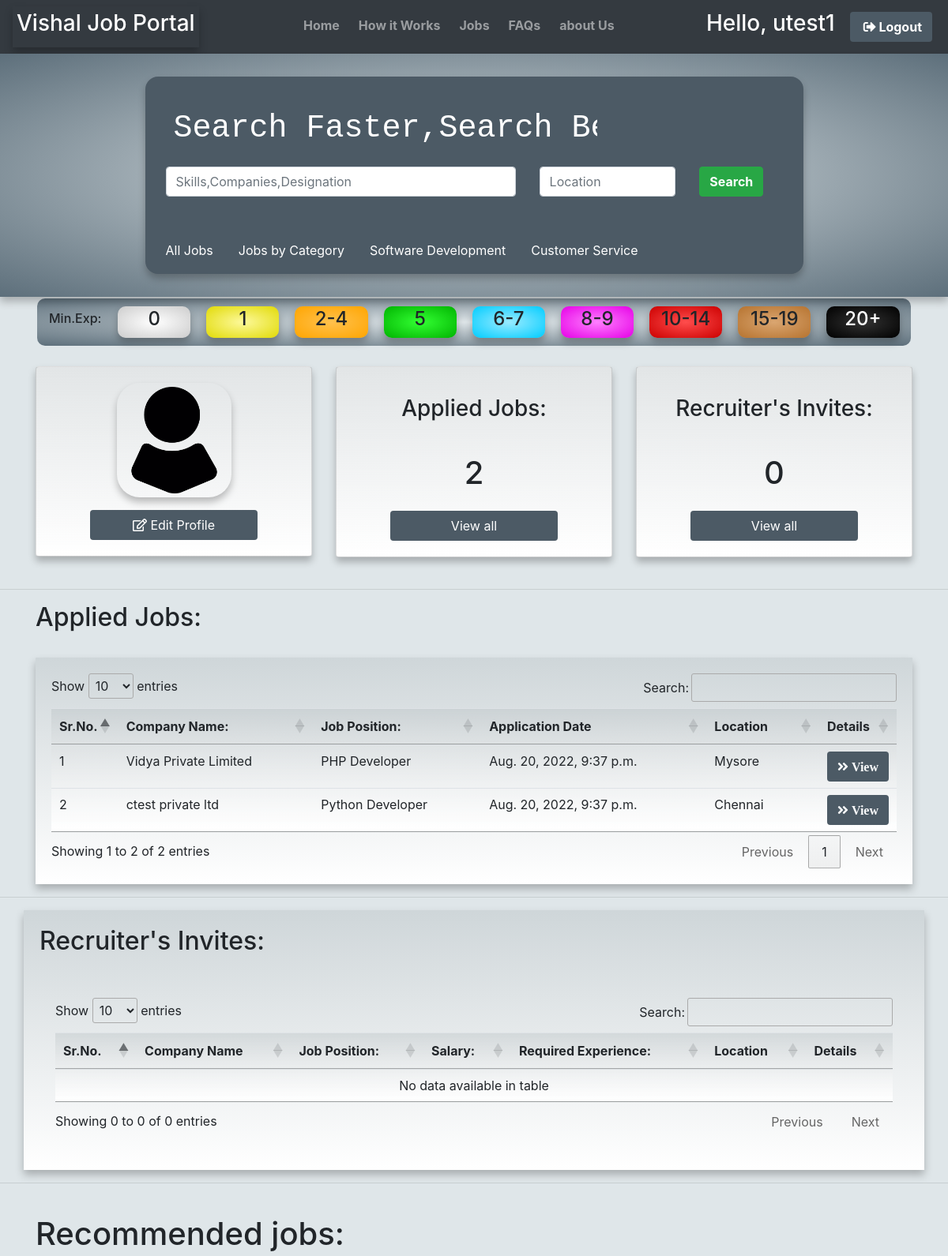
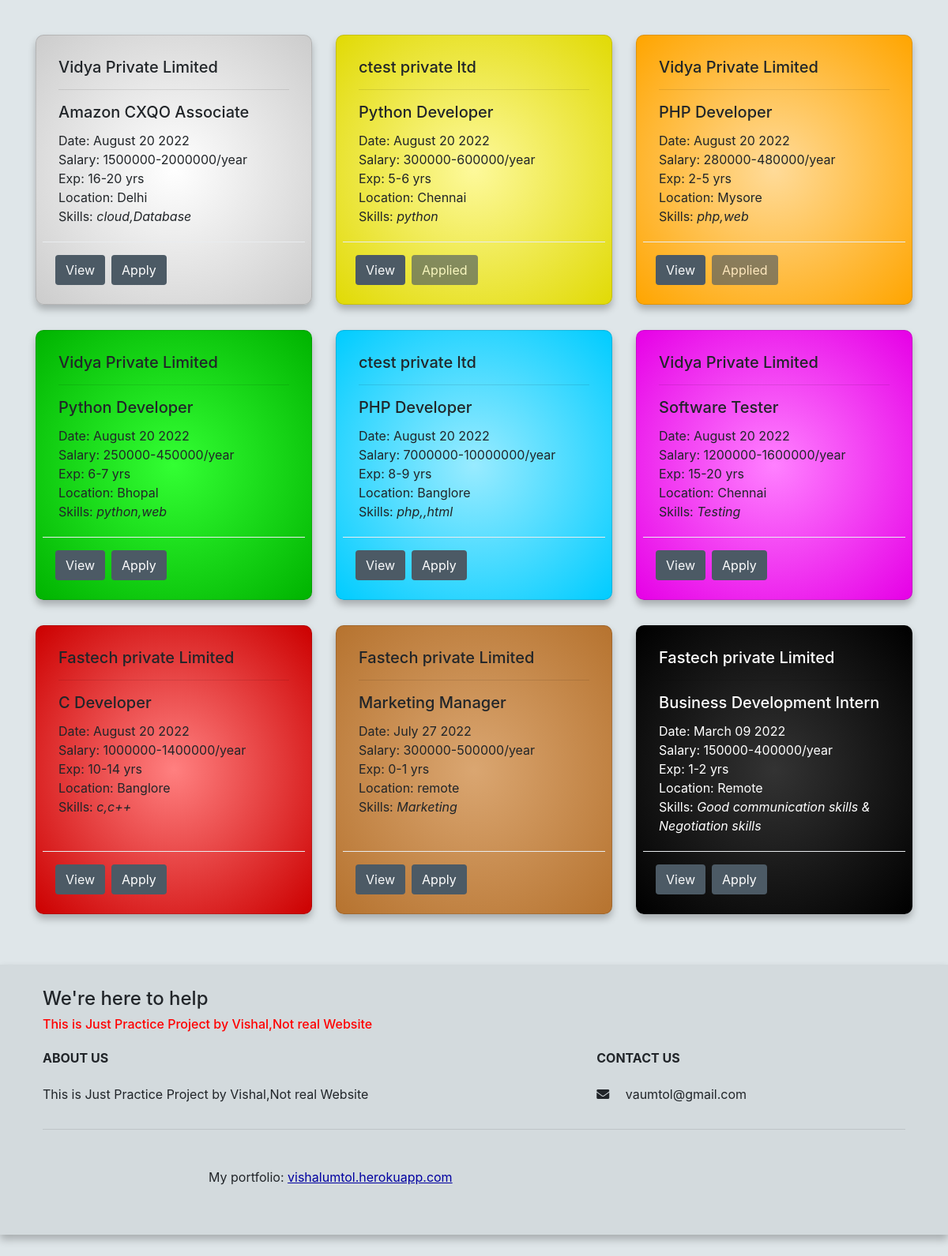
Page /candidate/ (signed in) on the committed database (2 pictures, top to bottom).
### JobPortal/models.py (models this page shows, shortened)
class Candidates(models.Model):
    category=(
        ('Male','male'),
        ('Female','female'),
        ('Other','other'),
    )
    user=models.OneToOneField(User,null=True,on_delete=models.CASCADE)
    applicant_name=models.CharField(max_length=200,null=True)
    education=models.CharField(max_length=200,null=True, blank=True)
    address= models.CharField(max_length=300,null=True, blank=True)
    skills=models.CharField(max_length=300,null=True)
    applicant_dob=models.DateField(null=True, blank=True)
    gender= models.CharField(max_length=200,null=True,choices=category, blank=True)
    contact_no= models.CharField(max_length=200,null=True, blank=True)
    email= models.CharField(max_length=200,null=True, blank=True)
    year_experience=models.IntegerField(null=True, blank=True)
    month_experience=models.IntegerField(null=True, blank=True)
    previous_work=models.TextField(max_length=3000,null=True, blank=True)
    intro=models.FileField(null=True, blank=True)
    aadhar_card=models.FileField(default="profile1.png", null=True, blank=True)
    pancard=models.FileField(default="profile1.png", null=True, blank=True)
    date_created = models.DateTimeField(auto_now_add=True, null=True)
    profile_pic = models.ImageField(default="profile1.png", null=True, blank=True)
    disability_certificate=models.FileField(default="profile1.png", null=True, blank=True)
    certifications=models.FileField(default="profile1.png", null=True, blank=True)

class Jobcreate(models.Model):
    id = models.UUIDField(primary_key=True, default=uuid.uuid4, editable=False)
    company_name= models.ForeignKey(Company, null=True, on_delete= models.SET_NULL)
    job_position=models.CharField(max_length=200,null=True)
    skills=models.CharField(max_length=300,null=True)
    disability=models.CharField(max_length=100,null=True)
    job_description=models.TextField(max_length=3000,null=True)
    min_salary=models.IntegerField(null=True)
    max_salary=models.IntegerField(null=True)
    min_experience=models.IntegerField(null=True)
    max_experience=models.IntegerField(null=True)
    Location=models.CharField(max_length=2000,null=True)
    date = models.DateTimeField(default=datetime.today(), blank=True)
    job_category = models.CharField(max_length=200, choices=CATEGORY, default='Others')

class Company(models.Model):
    id = models.UUIDField(primary_key=True, default=uuid.uuid4, editable=False)
    user=models.OneToOneField(User,null=True,on_delete=models.CASCADE)
    company_name=models.CharField(max_length=200,null=True,unique=True)
    company_logo = models.ImageField(default="profile2.png", null=True, blank=True)
    def __str__(self):
        return self.company_name

### JobPortal/decorators.py (the view)
		def wrapper_func(request, *args, **kwargs):
			group = None
			if request.user.groups.exists():
				group = request.user.groups.all()[0].name
			if group in allowed_roles:
				return view_func(request, *args, **kwargs)
			else:
				return redirect('main')

### JobPortal/forms.py
class CandidateForm(StylishForm):
	class Meta:
		model = Candidates
		fields = '__all__'
		exclude = ['user']

### JobPortal/views.py (called while the page is built)
def searchMatch2(lquery,squery, item):
    if (item.skills or item.job_position)is not None:
        if (squery.upper() in squery.upper() in item.job_position.upper() or item.skills) and lquery.upper() in item.Location.upper():
            return True
        else:
            return False

### JobPortal/templates/candidate.html (shortened to what this page needs)
{% extends 'basic.html' %}
{% block body %}
{% load static %}
{% include 'com_searchbox.html' %}
<br>
<div class="container ">
    <div class="row justify-content-center ">
        <div class="col-md-4 col-sm-12">
            <div class="card card-body pro">
              <p align='center'><img class=" pro2 imgb  " src="{{request.user.candidates.profile_pic.url}}" alt="profile_pic" style="width:145px ;height=145px; border-radius= 50%"  ></p>
              <a class="btn bord mx-5"  href="{% url 'caccount' %}"><i class="far fa-edit"></i> Edit Profile</a>
            </div>
          </div>
        <div class="col-md-4">
            <div class="card card-body pro">
              <p><h3 style="text-align: center">Applied Jobs:</h3></p>
              <p><h1 style="text-align: center">{{tot_li}} </h1></p>
              <a class="btn bord mx-5" href="#jd2"> View all</a>
            </div>
        </div>
        <div class="col-md-4 ">
            <div class="card card-body pro">
              <p><h3 style="text-align: center">Recruiter's Invites:</h3></p>
              <p><h1 style="text-align: center">{{ totaply }}</h1></p>
              <a class="btn bord mx-5"   href="#jd3"> View all</a>
            </div>
        </div>
    </div>
</div>
<br> <hr>
<div class="container ">
    <h2 >Applied Jobs:</h2><br>
    <div class="card-body pro">
        <div class="table-responsive-sm">
            <table class="table table-hover"id="ctbaj" >
                <thead>
                    <tr>
                        <th>Sr.No.</th>
                        <th>Company Name:</th>
                        <th>Job Position:</th>
                        <th>Application Date</th>
                        <th>Location</th>
                        <th>Details</th>
                    </tr>
                </thead>
                <tbody>
                    {% for u in applied %}
                    <tr>
                        <td width="1%">{{ forloop.counter }}</td>
                        <td>{{u.company_name}}</td>
                        <td >{{u.job_position}}</td>
                        <td>{{u.date}}</td>
                        <td>{{u.Location}}</td>
                        <td width="7%"><a class="btn bord text-light" data-toggle="modal" data-target="#qv{{u.id}}">
                            <i class="fas fa-angle-double-right"> View</i></a>
                        </td>
                        </tr>
                        {% endfor %}
                    </tbody>
                </table>
            </div>
            </div>
        </div>
<hr>
<div class="container pro ">
    <h2 >Recruiter's Invites:</h2><br>
    <div class="card-body tblcss">
        <div class="table-responsive-sm">
            <table class="table table-hover " id="ctbri" >
                <thead>
                    <tr>
                        <th>Sr.No.</th>
                        <th>Company Name</th>
                        <th>Job Position:</th>
                        <th>Salary:</th>
                        <th>Required Experience:</th>
                        <th>Location</th>
                        <th>Details</th>
                    </tr>
                </thead>
                <tbody>
                        </tbody>
                    </table>
                </div>
    </div>
  </div>
<hr>
<div class="container"><br>
<h1>Recommended jobs: <h1>
</div> <br>
{% include 'com_cards.html' %}
{% include 'footer.html' %}
{% endblock %}

### JobPortal/templates/basic.html (shortened to what this page needs)
<!doctype html>
<html lang="en">
{% load static %}
<head>
 <link rel="stylesheet" href="https://cdn.jsdelivr.net/npm/bootstrap-icons@1.8.0/font/bootstrap-icons.css">
  <link rel="stylesheet" href="https://stackpath.bootstrapcdn.com/bootstrap/4.2.1/css/bootstrap.min.css"
>
  <link rel="stylesheet" href="https://stackpath.bootstrapcdn.com/bootstrap/4.1.3/css/bootstrap.min.css">
  <link rel="stylesheet" href="https://use.fontawesome.com/releases/v5.6.1/css/all.css">
</head>
<body>
  <nav class="navbar navbar-expand-lg navbar-dark bg-dark">
    <a class="navbar-brand pro2 " href="{% url 'main' %}">
      {% comment %} <img src="{% static 'vis.jpg' %}" alt="vishal" width="150" border-radius= "10px" > {% endcomment %}<h3 >Vishal Job Portal</h3>
    </a>
    <div class="collapse navbar-collapse" id="navbarSupportedContent">
      <ul class="navbar-nav mx-auto">
        <li class="nav-item  mb-1">
          <a class="nav-link " aria-current="page" href="/"
            ><b>Home</b></a
          >
        </li>
        <li class="nav-item  ml-2 mb-1 ">
          <a class="nav-link " href="{% url 'hworks' %}"><b>How it Works</b></a>
        </li>
        <li class="nav-item  ml-2 mb-1">
          <a class="nav-link " href="{% url 'alljobs' %}"><b>Jobs</b></a>
        </li>
        <li class="nav-item  ml-2 mb-1">
          <a class="nav-link " href="{% url 'faq' %}"><b>FAQs</b></a>
        </li>
        <li class="nav-item  ml-2 mb-1">
          <a class="nav-link " href="{% url 'faq' %}"><b>about Us</b></a>
        </li>
      </ul>
      {% if request.user.is_authenticated %}
      <span class="user" style="color: white"><h3>Hello, {{request.user}} &nbsp;</h3></span>
      <span><a class="user btn bord mx-1" href="{% url 'logout' %}"><i class="fas fa-sign-out-alt mx-1"></i><b>Logout</b></a></span>
      {% else %}
      <span><a class="btn btn-outline-light mx-1" role="button" href="{% url 'clogin' %}"><b>Sign In</b></a></span>
      <span><a class="btn btn-outline-warning mx-1" role="button" href="{% url 'register' %}"><b>Create Account</b></a></span>
      {% endif %}
    </div>
  </nav>
  {% block body %} {% endblock %}
    <link rel="stylesheet" href="https://cdn.datatables.net/1.11.3/css/jquery.dataTables.min.css">
    <link rel="stylesheet" href="https://cdn.datatables.net/buttons/2.1.0/css/buttons.dataTables.min.css">
  </body>
</html>

### JobPortal/templates/com_searchbox.html
<div class="container-fluid" id="uppersearch">
  <br />
  <div id="searchbox">
    <form
      method="get"
      action="{% url 'search' %}"
      onc
      class="form my-lg-3 my-3 mx-3"
    >
      <div class="typing-demo">Search Faster,Search Better !!!</div>
      <div class="row align-items-center">
        <div class="col-7">
          <input
            class="form-control mr-sm-2 my-2"
            type="search"
            placeholder="Skills,Companies,Designation"
            aria-label="Search"
            name="search1"
            id="search1"
            align="center"
          />
        </div>
        <div class="col-3">
          <input
            class="form-control mr-sm-2 my-2"
            type="search"
            placeholder="Location"
            aria-label="Search"
            name="search2"
            id="search2"
            align="center"
          />
        </div>
        <div class="col-2">
          <button class="btn btn-success mr-sm-2 my-2" type="submit">
            <b>Search </b>
          </button>
        </div>
      </div>
    </form>
    <br />
    <ul class="nav">
      <li class="nav-item">
        <a
          class="nav-link active"
          style="color: white"
          aria-current="page"
          href="{% url 'alljobs' %}"
          >All Jobs</a
        >
      </li>
      <li class="nav-item">
        <a class="nav-link" href="{% url 'allcategory' %}" style="color: white">Jobs by Category</a>
      </li>
      <li class="nav-item" style="color: white">
        <a class="nav-link" href="{% url 'jobcategory' 'Web, Mobile, and Software Development'%}" style="color: white">Software Development</a>
      </li>
      <li class="nav-item" style="color: white">
        <a class="nav-link" href="{% url 'jobcategory' 'Customer Service' %}" style="color: white">Customer Service</a>
      </li>
    </ul>
  </div>
  <br />
</div>
<div class="container" >
  <div class="row align-items-center rbx">
    <div class="col-1">
      <h6>Min.Exp: </h6>
    </div>
    <div class="col-1 colorbx bx0">
      <h4 >0</h4>
    </div>
    <div class="col-1 colorbx bx1">
      <h4>1</h4>
    </div>
    <div class="col-1 colorbx bx2">
      <h4>2-4</h4>
    </div>
    <div class="col-1 colorbx bx3">
      <h4>5</h4>
    </div>
    <div class="col-1 colorbx bx4">
      <h4>6-7</h4>
    </div>
    <div class="col-1 colorbx bx5">
      <h4>8-9</h4>
    </div>
    <div class="col-1 colorbx bx6">
      <h4>10-14</h4>
    </div>
    <div class="col-1 colorbx bx7">
      <h4>15-19</h4>
    </div>
    <div class="col-1 colorbx bx8">
      <h4>20+</h4>
    </div>
  </div>
</div>

### JobPortal/templates/com_cards.html (shortened to what this page needs)
<div class="container">
  <div class="row">
    {% for c in companies %}
    {% if c.job_position is not null %}
    <div class="cols-1 cols-md-3 col-lg-4 my-3">
      <div class="card formset_id clr2 h-100 p-2">
        <div class="card-body">
          <h5>{{c.company_name}}</h5>
          <hr>
          <h5 class="card-title">{{c.job_position}}</h5>
          <p class="card-text">Date: {{c.date| date:"F d Y"}}<br>
            Salary: {{c.min_salary}}-{{c.max_salary}}/year
            <br>Exp: {{c.min_experience}}-{{c.max_experience}} yrs
            <br>Location: {{c.Location}}
            <br>Skills: <i>{{c.skills}}</i>
          </p>
        </div>
        <div class="modal-footer justify-content-start">
          <a class="btn bord text-light" data-toggle="modal" data-target="#qv{{c.id}}">View</a>
          {% if c.id in li %}
          <a href="{% url 'apply' c.id %}" class="btn bord disabled">Applied</a>
          {% else %}
          <a href="{% url 'apply' c.id %}" class="btn bord">Apply</a>
          {% endif %}
        </div>
      </div>
    </div>
    {% endif %}
    {% endfor %}
  </div>
</div>

### JobPortal/templates/footer.html (shortened to what this page needs)
<div class="container-fluid my-5" id="mfooter">
    <footer
      <div class="container p-4 pb-0">
        <div class="mx-auto">
        <h4>We're here to help<br><h4>
          <h6><span style="color:red">This is Just Practice Project by Vishal,Not real Website</span></h6></div>
        <section class="">
          <div class="row">
            <div class="col-md-6 col-lg-6 col-xl-6  mt-3">
              <h6 class="text-uppercase mb-4 font-weight-bold">
                About Us
              </h6>
              <p>
                This is Just Practice Project by Vishal,Not real Website
              </p>
            </div>
            <div class="col-md-4 col-lg-3 col-xl-3 mx-auto mt-3">
              <h6 class="text-uppercase mb-4 font-weight-bold">Contact US</h6>
              <p><i class="fas fa-envelope mr-3"></i> vaumtol@gmail.com</p>
            </div>
          </div>
        </section>
        <hr >
        <section class="p-3 pt-0">
          <div class="row d-flex align-items-center">
            <div class="col-md-7 col-lg-8 text-center text-md-start">
              <div class="p-3">
                My portfolio:
                <a class="weblink" style="color:#0000a0;" href="vishalumtol.herokuapp.com"
                   ><u>vishalumtol.herokuapp.com</u></a
                  >
              </div>
            </div>
        </section>
      </div>
    </footer>
  </div>

### JobPortal/templates/footer.html (style rules this page uses)
#mfooter { background-color: rgb(181, 189, 192,0.30); padding:5px 5px 5px; position:relative; box-shadow: 0px 6px 10px rgba(0, 0, 0, 0.25); transition: all 0.2s; }

### rows in the picture
Jobcreate: company_name "Vidya Private Limited", job_position "PHP Developer", date "Aug. 20, 2022, 9:37 p.m.", Location "Mysore", date "August 20 2022", min_salary "280000", max_salary "480000", min_experience "2", max_experience "5", skills "php,web", shows "Applied"
Jobcreate: company_name "ctest private ltd", job_position "Python Developer", date "Aug. 20, 2022, 9:37 p.m.", Location "Chennai", date "August 20 2022", min_salary "300000", max_salary "600000", min_experience "5", max_experience "6", skills "python", shows "Applied"
Jobcreate: company_name "Vidya Private Limited", job_position "Amazon CXQO Associate", date "August 20 2022", min_salary "1500000", max_salary "2000000", min_experience "16", max_experience "20", Location "Delhi", skills "cloud,Database", shows "Apply"
Jobcreate: company_name "Vidya Private Limited", job_position "Python Developer", date "August 20 2022", min_salary "250000", max_salary "450000", min_experience "6", max_experience "7", Location "Bhopal", skills "python,web", shows "Apply"
Jobcreate: company_name "ctest private ltd", job_position "PHP Developer", date "August 20 2022", min_salary "7000000", max_salary "10000000", min_experience "8", max_experience "9", Location "Banglore", skills "php,,html", shows "Apply"
Jobcreate: company_name "Vidya Private Limited", job_position "Software Tester", date "August 20 2022", min_salary "1200000", max_salary "1600000", min_experience "15", max_experience "20", Location "Chennai", skills "Testing", shows "Apply"
Jobcreate: company_name "Fastech private Limited", job_position "C Developer", date "August 20 2022", min_salary "1000000", max_salary "1400000", min_experience "10", max_experience "14", Location "Banglore", skills "c,c++", shows "Apply"
Jobcreate: company_name "Fastech private Limited", job_position "Marketing Manager", date "July 27 2022", min_salary "300000", max_salary "500000", min_experience "0", max_experience "1", Location "remote", skills "Marketing", shows "Apply"
Jobcreate: company_name "Fastech private Limited", job_position "Business Development Intern", date "March 09 2022", min_salary "150000", max_salary "400000", min_experience "1", max_experience "2", Location "Remote", skills "Good communication skills & Negotiation skills", shows "Apply"

### other values in the picture
{{ request.user }} "utest1"
{{ tot_li }} "2"
{{ totaply }} "0"
